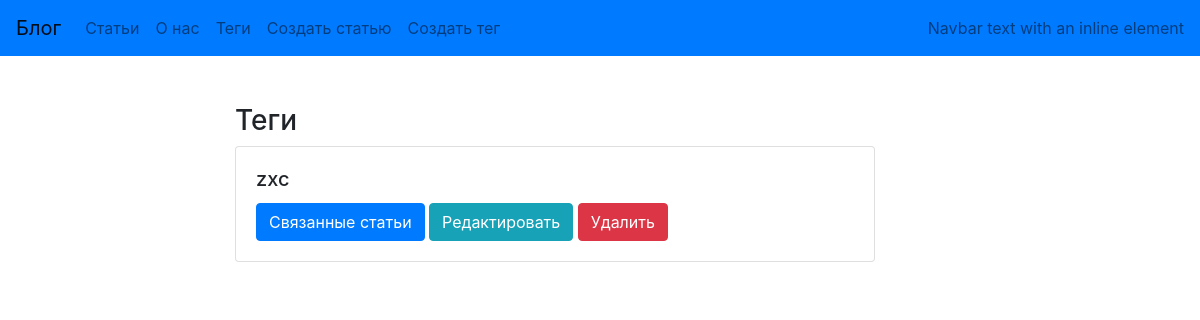
The app's page /tag/, older data.
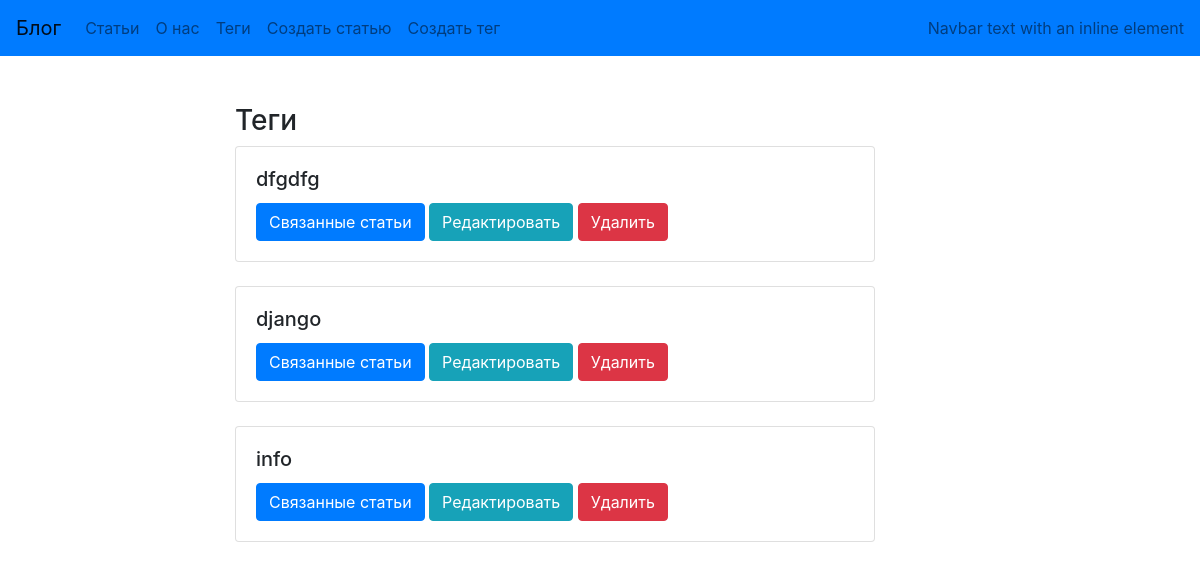
The same page, newer data.
### blog/models.py (models this page shows, shortened)
class Tag(models.Model):
    title=models.CharField(max_length=50,unique=True)
    slug = models.SlugField(max_length=50,unique=True,blank=True)
    def get_absolute_url(self):
        return reverse("tag_detail_url", kwargs={"slug": self.slug})

### blog/views.py (the view)
# urls.py: path('tag/',tags_list, name='tags_list_url'),
def tags_list(request):
    tags= Tag.objects.all()
    return render(request, 'blog/tags_list.html',context={"tags":tags})

### blog/templates/blog/tags_list.html (shortened to what this page needs)
{% extends "blog/base_blog.html" %}
{% block content %}
    <h3 class="mt-5">Теги</h3>
       {% for tag in tags %}
            <div class="card" style="width: 40rem;">
                <div class="card-body">
                    <h5 class="card-title">{{tag.title}}</h5>
                    <a href="{{tag.get_absolute_url}}" class="btn btn-primary">Связанные статьи</a>
                    <a href="{% url 'tag_update_url' slug=tag.slug %}" class="btn btn-info">Редактировать</a>
                    <a href="{% url 'tag_delete_url' slug=tag.slug %}" class="btn btn-danger">Удалить</a>
                </div>
            </div>
         <br>
        {% endfor %}
{% endblock %}

Row changes from the older to the newer data that the page shows:
removed Tag: title "zxc"
added Tag: title "dfgdfg"
added Tag: title "django"
added Tag: title "info"
